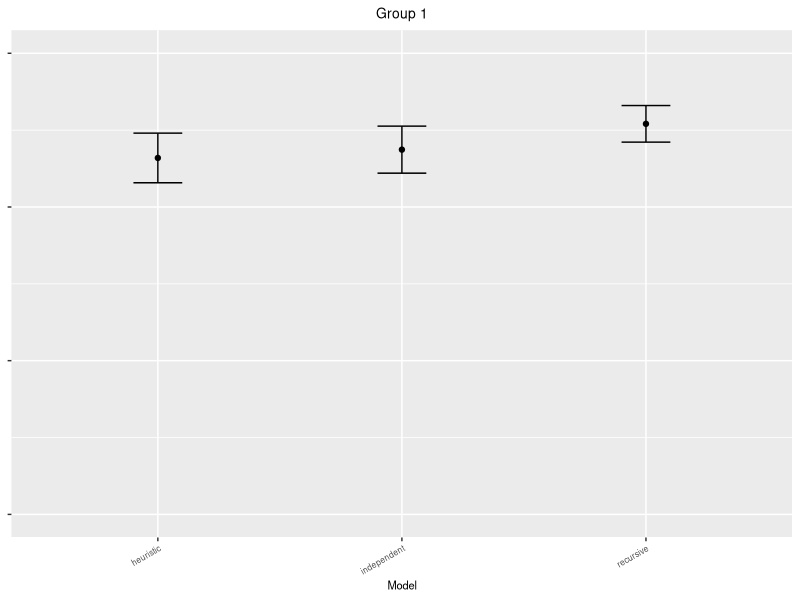
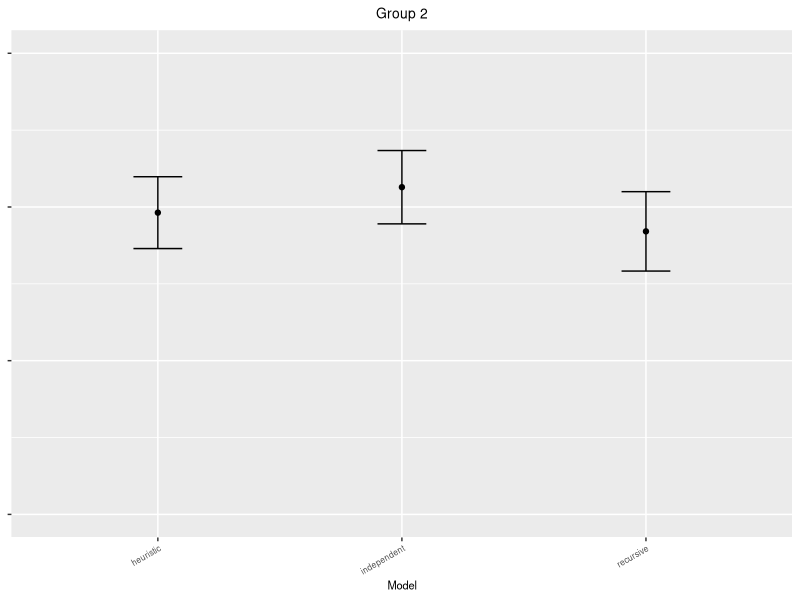
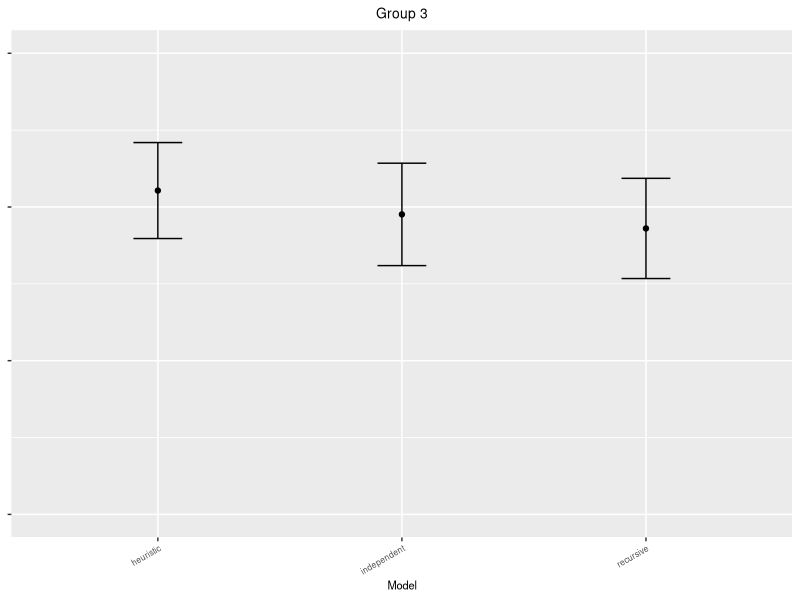

Here is the R script that generated these plots, in order: (Note: this script raises an error after producing the figures.)

library(ggplot2)
library(tidyr)
library(dplyr)


# Clear workspace
rm(list=ls())


# Conditions
# 
# Game					Cell
# ------------------------------
# prisoner's dilemma	0
# prisoner's dilemma	1
# prisoner's dilemma	3
# threat				0
# threat				1
# threat				2
# threat				3
# disjunctive			0
# disjunctive			3
# coordination			0
# coordination			1
# singleControl			0
# singleControl			1

# 
# ======= Layout of each game =====================
#
# - The bottom left number in each cell is the reward for the row player
# - The top right number in each cell is the reward for the column player
# - The top left number in parentheses indicates the ID for that cell
#		(used in the list of conditions above)
#
#  ---------------
# |(0) 12 |(1) 12 |
# | 12    | 12    |
# |---------------|
# |(2) 12 |(3) 0  |
# | 12    | 0     |
#  ---------------
#
# ======== Payouts for each game ===================
#
# Prisoner's dilemma
#  ---------------
# |(0) 8  |(1) 12 |
# | 8     | 0     |
# |---------------|
# |(2) 0  |(3) 4  |
# | 12    | 4     |
#  ---------------
#
# Threat
#  ---------------
# |(0) 6  |(1) 12 |
# | 12    | 6     |
# |---------------|
# |(2) 0  |(3) 6  |
# | 6     | 0     |
#  ---------------
#
# Disjunctive
#  ---------------
# |(0) 12 |(1) 12 |
# | 12    | 12    |
# |---------------|
# |(2) 12 |(3) 0  |
# | 12    | 0     |
#  ---------------
#
# Coordination
#  ---------------
# |(0) 12 |(1) 0  |
# | 12    | 0     |
# |---------------|
# |(2) 0  |(3) 12 |
# | 0     | 12    |
#  ---------------
#
# Single control
#  ---------------
# |(0) 6  |(1) 6  |
# | 6     | 0     |
# |---------------|
# |(2) 6  |(3) 6  |
# | 6     | 0     |
#  ---------------

# Constants / parameters
CI <- 1.96 # 95% confidence interval
nConditions <- 13
games <- c("pd0","pd1","pd3",
           "threat0","threat1","threat2","threat3",
           "disjunctive0","disjunctive3",
           "coordination0","coordination1",
           "singleControl0","singleControl1")

# Load the data into dataframes
alldata <- read.csv("reformattedData.csv")
dataMeans <- read.csv("dataMeansReformatted.csv")

# Only include participants who passed the attention check
passed <- filter(alldata, condition=="attentioncheck", rating==1)$subject
filtered <- filter(alldata, subject %in% passed, condition != "attentioncheck") %>%
            rename(game = condition)

# Recursive model predictions
recursiveModelPreds <- read.csv("modelPredictionsReformatted.csv") %>%
                       rename(recursiveModel = rating)
# Generate renormalized model predictions without strangers
recursiveModelPreds.noStrangers <- recursiveModelPreds %>%
                                   spread(relationship, recursiveModel) %>%
                                   select(game,enemies,friends)
                                   
sums <- recursiveModelPreds.noStrangers$enemies +
            recursiveModelPreds.noStrangers$friends
recursiveModelPreds.noStrangers$enemies <- recursiveModelPreds.noStrangers$enemies / sums
recursiveModelPreds.noStrangers$friends <- recursiveModelPreds.noStrangers$friends / sums
recursiveModelPreds.noStrangers <- recursiveModelPreds.noStrangers %>%
                                   gather("relationship","recursiveModel",
                                          c(enemies,friends))

# Independent DM model predictions
independentDmModelPreds <- read.csv("SoftHeuristic.csv") %>%
                           rename(independentModel = rating)
# Generate renormalized model predictions without strangers
independentDmModelPreds.noStrangers <- independentDmModelPreds %>%
                                   spread(relationship, independentModel) %>%
                                   select(game,enemies,friends)
                                
sums <- independentDmModelPreds.noStrangers$enemies +
            independentDmModelPreds.noStrangers$friends
independentDmModelPreds.noStrangers$enemies <- independentDmModelPreds.noStrangers$enemies / sums
independentDmModelPreds.noStrangers$friends <- independentDmModelPreds.noStrangers$friends / sums
independentDmModelPreds.noStrangers <- independentDmModelPreds.noStrangers %>%
                                   gather("relationship","independentModel",
                                          c(enemies,friends))

# Heuristic model predictions
heuristicModelPreds = read.csv("heuristicModelReformatted.csv") %>%
                      rename(heuristicModel = rating)
# Generate renormalized model predictions without strangers
heuristicModelPreds.noStrangers <- heuristicModelPreds %>%
                                   spread(relationship, heuristicModel) %>%
                                   select(game,enemies,friends)
                                   
sums <- heuristicModelPreds.noStrangers$enemies +
            heuristicModelPreds.noStrangers$friends
heuristicModelPreds.noStrangers$enemies <- heuristicModelPreds.noStrangers$enemies / sums
heuristicModelPreds.noStrangers$friends <- heuristicModelPreds.noStrangers$friends / sums
heuristicModelPreds.noStrangers <- heuristicModelPreds.noStrangers %>%
                                   gather("relationship","heuristicModel",
                                          c(enemies,friends))
# This procudure sometimes results in NaN results, b/c the heuristic model
# had assigned p=1 to strangers. In this cases, we will assume that p=0.5 for
# friend and enemies.
allRatings <- heuristicModelPreds.noStrangers$heuristicModel
heuristicModelPreds.noStrangers$heuristicModel <-
    replace(allRatings, is.nan(allRatings), 0.5)


# Put all the predictions together into a single data frame
modelPredictions <- inner_join(recursiveModelPreds, independentDmModelPreds) %>%
                    inner_join(heuristicModelPreds)
modelPredictions.noStrangers <- inner_join(recursiveModelPreds.noStrangers,
                                           independentDmModelPreds.noStrangers) %>%
                                         inner_join(heuristicModelPreds.noStrangers)




# models <- list(modelPredictions, heuristicModelPredictions, heuristicModelSoft)
#n = length(passed) * length(models)
n = length(passed)

renormalizePredictions <- function(preds) {
    
    for (g in games) {
        # Select out the predictions for each game
        gPreds <- filter(preds, game==g)
        
        # Then renormalize each column
        gPreds$recursiveModel <- gPreds$recursiveModel / sum(gPreds$recursiveModel)
        gPreds
    }

}


# Find the MSE and correlation coefficient between all people and each model
# predictions: model predictions
# d: subject data
# includeStrangers: whether or not to include strangers in calculations
extractCorrelation <- function(predictions, d, includeStrangers = FALSE) {

  extracted.corr <- data.frame(subject = numeric(n), recursive = numeric(n),
                               independent = numeric(n), heuristic = numeric(n))
  extracted.mse <- data.frame(subject = numeric(n), recursive = numeric(n),
                               independent = numeric(n), heuristic = numeric(n))
  
  for(indexi in 1:length(passed)) {
      index = passed[indexi]
	  
      if(includeStrangers == FALSE) {
        predictions <- filter(predictions, relationship != "strangers")
      }
      predictions <- arrange(predictions, game, relationship)
      
      person = filter(d, subject == index)
      if(includeStrangers == FALSE){
        person = filter(person, relationship != "strangers")
      }
      person <- arrange(person, game, relationship)
      
      # Compute correlation coefficient between a person and models
	  extracted.corr$subject[indexi] <- index
	  extracted.corr$recursive[indexi] <- cor(predictions$recursiveModel, person$rating)
	  extracted.corr$independent[indexi] <- cor(predictions$independentModel, person$rating)
	  extracted.corr$heuristic[indexi] <- cor(predictions$heuristicModel, person$rating)
	  
	  # Compute MSE between a person and models
	  extracted.mse$subject[indexi] <- index
	  extracted.mse$recursive[indexi] <- sum((person$rating - predictions$recurisveModel)^2) / nrow(person)
	  extracted.mse$independent[indexi] <- sum((person$rating - predictions$independentModel)^2) / nrow(person)
	  extracted.mse$heuristic[indexi] <- sum((person$rating - predictions$heuristicModel)^2) / nrow(person)

  }
  
  return(list(extracted.corr, extracted.mse))
}



# Make correlation plot
# means: data frame of means
# fulldata: data frame of all subject's means
# t: title of plot
# fileName: name of file to save
# yTickLables: whether or not to label the y ticks
# saveFile: set to TRUE to save a copy of the plot
makeCorrPlot <- function(means, fulldata, t, fileName, yTickLabels = TRUE, saveFile = FALSE) {
	p <- ggplot(data=means, aes(x=model)) +
		  geom_point(aes(y=mean), stat="identity") +
		  geom_errorbar(aes(ymin=mean-ci95, ymax=mean+ci95), width=0.2) +
		  # geom_jitter(data=fulldata, aes(x=model, y=r),
					  # alpha=0.3,  width=0.2, size=0.5) +
		  scale_x_discrete(name="Model") +
		  theme(legend.position="none",
		        axis.text.x=element_text(size=6, angle=30, hjust=1),
		        axis.title.x=element_text(size=8),
		        axis.title.y=element_blank(),
		        axis.text.y=element_text(size=6),
		        axis.ticks=element_line(size=0.5),
		        plot.title=element_text(size=10, hjust=0.5)) +
				#axis.title.y = element_text(angle=0, vjust=0.5, hjust=0.5, size=6)) +
		  #scale_color_brewer(palette = "Set2") +
		  ggtitle(t)
	if (yTickLabels) {
		#scale_y_continuous(name="Correlation", limits=c(-0.5,1)) +
		p <- p + scale_y_continuous(limits=c(-0.5,1))
	}
	else {
		p <- p + scale_y_continuous(limits=c(-0.5,1), labels=NULL)
	}
	
	print(p)

	if (saveFile) {
		dev.copy(pdf, fileName, width=1.1, height=2)
		dev.off()
	}
}

# Exclude strangers and generate plots
e = extractCorrelation(modelPredictions.noStrangers, filtered, FALSE)
rs <- e[[1]] # correlation coefficients
mses <- e[[2]] # MSEs

# Generate plots of correlation coefficients
rs.tidy <- gather(rs, "model", "r", 
                  c(recursive, independent, heuristic))
rs.tidy.grouped <- group_by(rs.tidy, subject) %>%
						    mutate(bestModel = which(r==max(r)))
groupCounts <- rs.tidy.grouped %>% select(subject, bestModel) %>%
               distinct(.keep_all = TRUE) %>%
               group_by(bestModel) %>%
               count()

count(rs.tidy.grouped)
print("Group counts:")
print(groupCounts)

means.group1 <- rs.tidy.grouped %>%
                filter(bestModel==1) %>%
				group_by(model) %>%
				summarize(mean = mean(r),
				          sd = sd(r),
						  ci95 = CI*sd(r)/sqrt(groupCounts$n[1]))
makeCorrPlot(means.group1, filter(rs.tidy.grouped, bestModel==1), "Group 1","group1_corr.pdf", yTickLabels = FALSE, saveFile=TRUE)
print("Group 1 mean rs:")
print(means.group1)
						  
means.group2 <- rs.tidy.grouped %>%
                filter(bestModel==2) %>%
				group_by(model) %>%
				summarize(mean = mean(r),
				          sd = sd(r),
						  ci95 = CI*sd(r)/sqrt(groupCounts$n[2]))
makeCorrPlot(means.group2, filter(rs.tidy.grouped, bestModel==2),  "Group 2", "group2_corr.pdf", yTickLabels = FALSE, saveFile=TRUE)
print("Group 2 mean rs:")
print(means.group2)
						  
means.group3 <- rs.tidy.grouped %>%
                filter(bestModel==3) %>%
				group_by(model) %>%
				summarize(mean = mean(r),
				          sd = sd(r),
						  ci95 = CI*sd(r)/sqrt(groupCounts$n[3]))
makeCorrPlot(means.group3, filter(rs.tidy.grouped, bestModel==3),  "Group 3", "group3_corr.pdf", yTickLabels = FALSE, saveFile=TRUE)
print("Group 3 mean rs:")
print(means.group3)

# Generate plots of ratings

# Make plot of all data
# d: data
# rel: string of the name of the relationship to plot
# t: title of plot
# fileName: name of file to save
# saveFile: set to TRUE to save a copy of the plot
makeDataScatterPlot <- function(d, rel, t, fileName, saveFile = FALSE) {
    
    relData <- filter(d, relationship==rel)

	print(ggplot() +
        geom_jitter(data=relData, aes(x=game, y=rating), alpha=0.4, size=0.5) +
        scale_y_continuous(name="Rating") +
		scale_x_discrete(name="Condition") +
		theme(axis.text.x=element_blank(),
		      axis.title.x=element_text(size=8),
		      axis.title.y=element_text(size=8),
		      axis.text.y=element_text(size=7),
		      axis.ticks=element_line(size=0.5),
		      plot.title=element_text(size=10, hjust=0.5)) +
	    ggtitle(t))

	if (saveFile) {
		dev.copy(pdf, fileName, width=2.2, height=1.5)
		dev.off()
	}
}

# Sort the data by the mean rating for friends
sortedData <- arrange(inner_join(filtered, rename(dataMeans, meanRating = rating)), meanRating)
dataMeanFriends <- filter(dataMeans, relationship=="friends")
sortedData$game <- factor(sortedData$game, levels=dataMeanFriends$game[order(dataMeanFriends$rating)])

# Make plots for the three relationship types
makeDataScatterPlot(sortedData, "friends", "Friends", "friends.pdf", saveFile = FALSE)
makeDataScatterPlot(sortedData, "strangers", "Strangers", "strangers.pdf", saveFile = FALSE)
makeDataScatterPlot(sortedData, "enemies", "Enemies", "enemies.pdf", saveFile = FALSE)

						  

